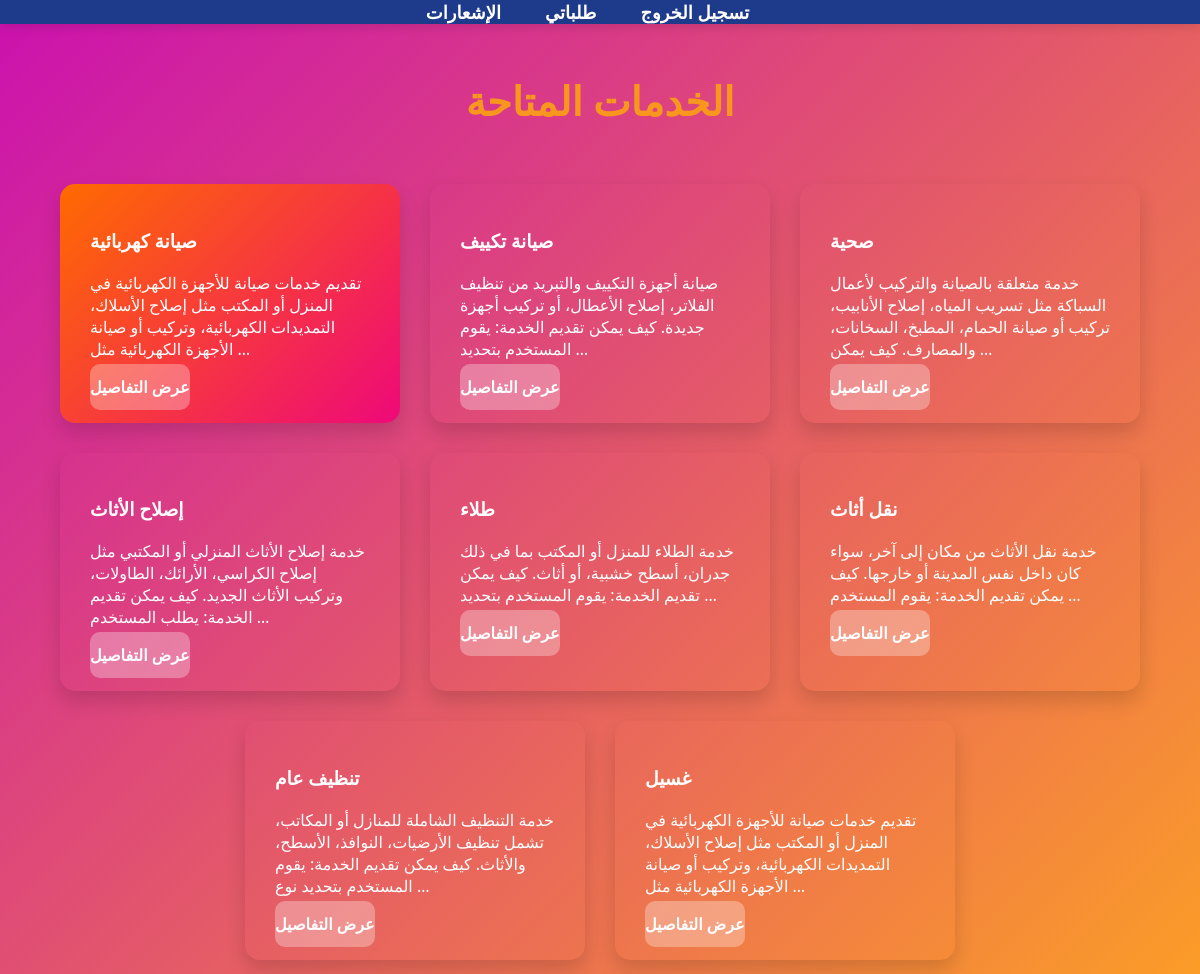
Page /services/ on the committed database.
### order/models.py (models this page shows, shortened)
class Service(models.Model):
    name = models.CharField(max_length=100)
    description = models.TextField()

### order/views.py (the view)
# urls.py: path('services/', views.service_list, name='service_list'),
def service_list(request):
    services = Service.objects.all()
    return render(request, 'service_list.html', {'services': services})

### order/templates/service_list.html (shortened to what this page needs)
{% extends 'base.html' %}
{% block content %}
{% load static %}
<!DOCTYPE html>
<html lang="en">
<head>
    <link rel="stylesheet" href="{% static 'css/service_list.css' %}">
</head>
<body>
    <h2>الخدمات المتاحة</h2>
    <ul>
        {% for service in services %}
            <li class="service-card">
                <h3>{{ service.name }}</h3>
                <p>{{ service.description|truncatewords:20 }}</p>
                <a href="{% url 'service_detail' service.id %}">عرض التفاصيل</a>
            </li>
        {% endfor %}
</body>
</html>
{% endblock %}

### order/templates/base.html (shortened to what this page needs)
{% load static %}
<!DOCTYPE html>
<html lang="en">
<head>
    <link rel="stylesheet" href="{% static 'css/common.css' %}">
</head>
<body>
    <header>
        <nav>
            <div class="base">
                <a href="{% url 'logout' %}">تسجيل الخروج</a>
                <a href="{% url 'orders_to_user' %}">طلباتي</a>
                <a href="{% url 'user_notifications' %}">الإشعارات</a>
                        </div>
        </nav>
    </header>
    {% block content %}
    {% endblock %}
</body>
</html>

### orderdjango/static/css/common.css (style rules this page uses)
nav { background-color: #1e3a8a; padding: 15px 30px; position: fixed; top: 0; left: 0; width: 100%; z-index: 1000; box-shadow: 0 4px 8px rgba(0, 0, 0, 0.1); }
nav { list-style-type: none; margin: 0; padding: 0; display: flex; justify-content: center; align-items: center; }
nav div.base { margin-right: 25px; }
nav div.base a { color: #ffffff; text-decoration: none; padding: 12px 20px; font-size: 18px; font-weight: bold; border-radius: 5px; transition: background-color 0.3s ease, transform 0.3s ease; }

### orderdjango/static/css/service_list.css (style rules this page uses)
body { font-family: 'Segoe UI', Tahoma, Geneva, Verdana, sans-serif; background: linear-gradient(135deg, #cb11af 0%, #fc9f25 100%)!important; margin: 0; padding: 40px 20px; color: #c95c5c; min-height: 100vh; display: flex; flex-direction: column; align-items: center; justify-content: center; }
h2 { font-size: 2.5rem; margin-bottom: 40px; font-weight: 700; color: #f7971e; text-align: center; }
ul { list-style: none; padding: 0; display: flex; flex-wrap: wrap; justify-content: center; gap: 30px; width: 100%; max-width: 1200px; }
.service-card { color: #fff; border-radius: 15px; box-shadow: 0 10px 20px rgba(0,0,0,0.15); padding: 25px 30px; width: 280px; transition: transform 0.3s ease, box-shadow 0.3s ease, background 0.5s ease; }
.service-card:nth-child(1) { background: linear-gradient(135deg, #ff6a00 0%, #ee0979 100%); }
.service-card a { margin-top: 20px; text-align: center; color: #fff; background: rgba(255,255,255,0.3); padding: 12px 0; border-radius: 10px; text-decoration: none; font-weight: 600; font-size: 1rem; }

### rows in the picture
Service: name "صيانة كهربائية", description "تقديم خدمات صيانة للأجهزة الكهربائية في المنزل أو المكتب مثل إصلاح الأسلاك، التمديدات الكهربائية، وتركيب أو صيانة الأجهزة الكهربائية مثل …"
Service: name "صيانة تكييف", description "صيانة أجهزة التكييف والتبريد من تنظيف الفلاتر، إصلاح الأعطال، أو تركيب أجهزة جديدة. كيف يمكن تقديم الخدمة: يقوم المستخدم بتحديد …"
Service: name "صحية", description "خدمة متعلقة بالصيانة والتركيب لأعمال السباكة مثل تسريب المياه، إصلاح الأنابيب، تركيب أو صيانة الحمام، المطبخ، السخانات، والمصارف. كيف يمكن …"
Service: name "إصلاح الأثاث", description "خدمة إصلاح الأثاث المنزلي أو المكتبي مثل إصلاح الكراسي، الأرائك، الطاولات، وتركيب الأثاث الجديد. كيف يمكن تقديم الخدمة: يطلب المستخدم …"
Service: name "طلاء", description "خدمة الطلاء للمنزل أو المكتب بما في ذلك جدران، أسطح خشبية، أو أثاث. كيف يمكن تقديم الخدمة: يقوم المستخدم بتحديد …"
Service: name "نقل أثاث", description "خدمة نقل الأثاث من مكان إلى آخر، سواء كان داخل نفس المدينة أو خارجها. كيف يمكن تقديم الخدمة: يقوم المستخدم …"
Service: name "تنظيف عام", description "خدمة التنظيف الشاملة للمنازل أو المكاتب، تشمل تنظيف الأرضيات، النوافذ، الأسطح، والأثاث. كيف يمكن تقديم الخدمة: يقوم المستخدم بتحديد نوع …"
Service: name "غسيل", description "تقديم خدمات صيانة للأجهزة الكهربائية في المنزل أو المكتب مثل إصلاح الأسلاك، التمديدات الكهربائية، وتركيب أو صيانة الأجهزة الكهربائية مثل …"
